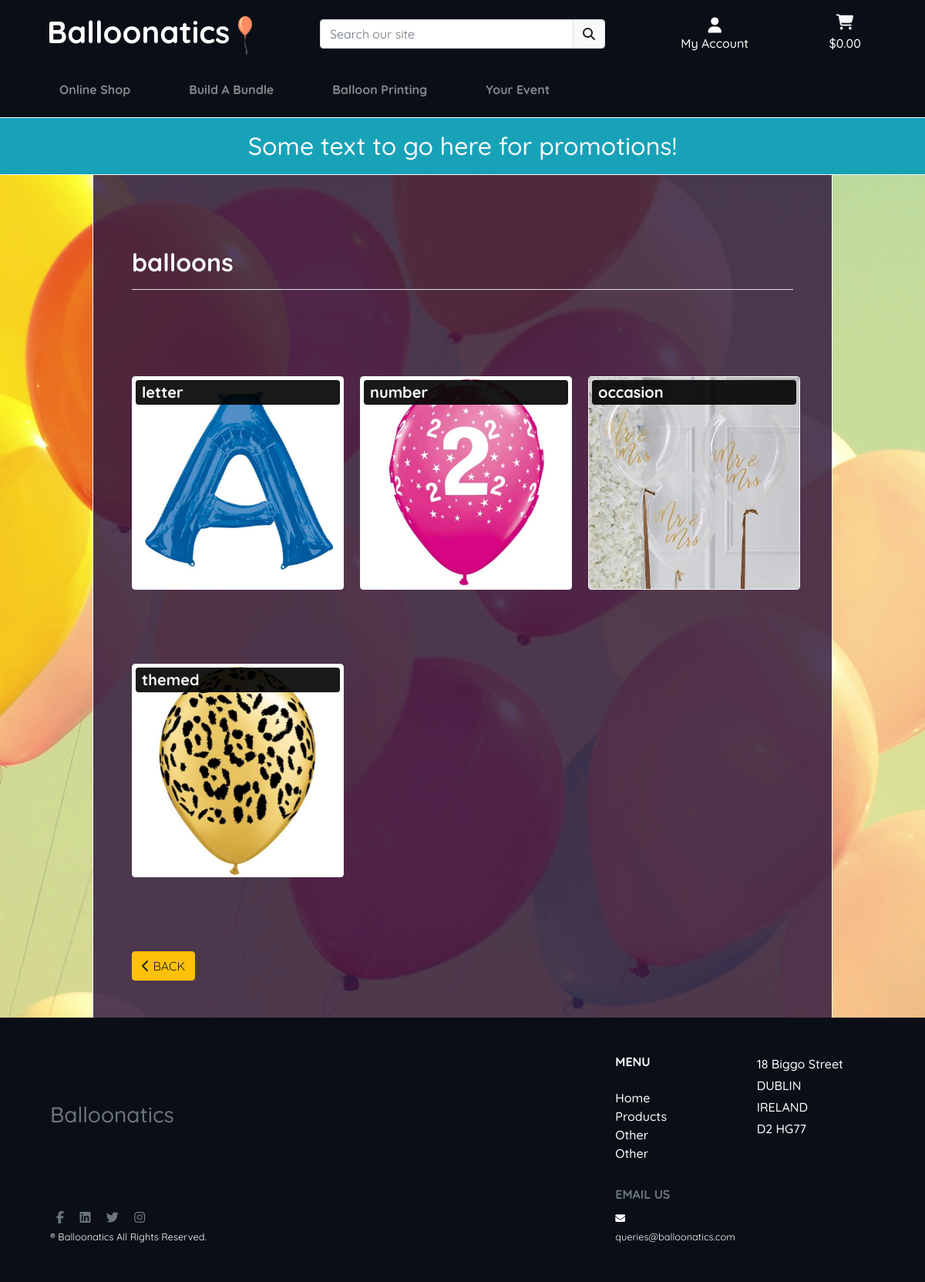
The app's page /products/sub_categories/?category=balloons, older data.
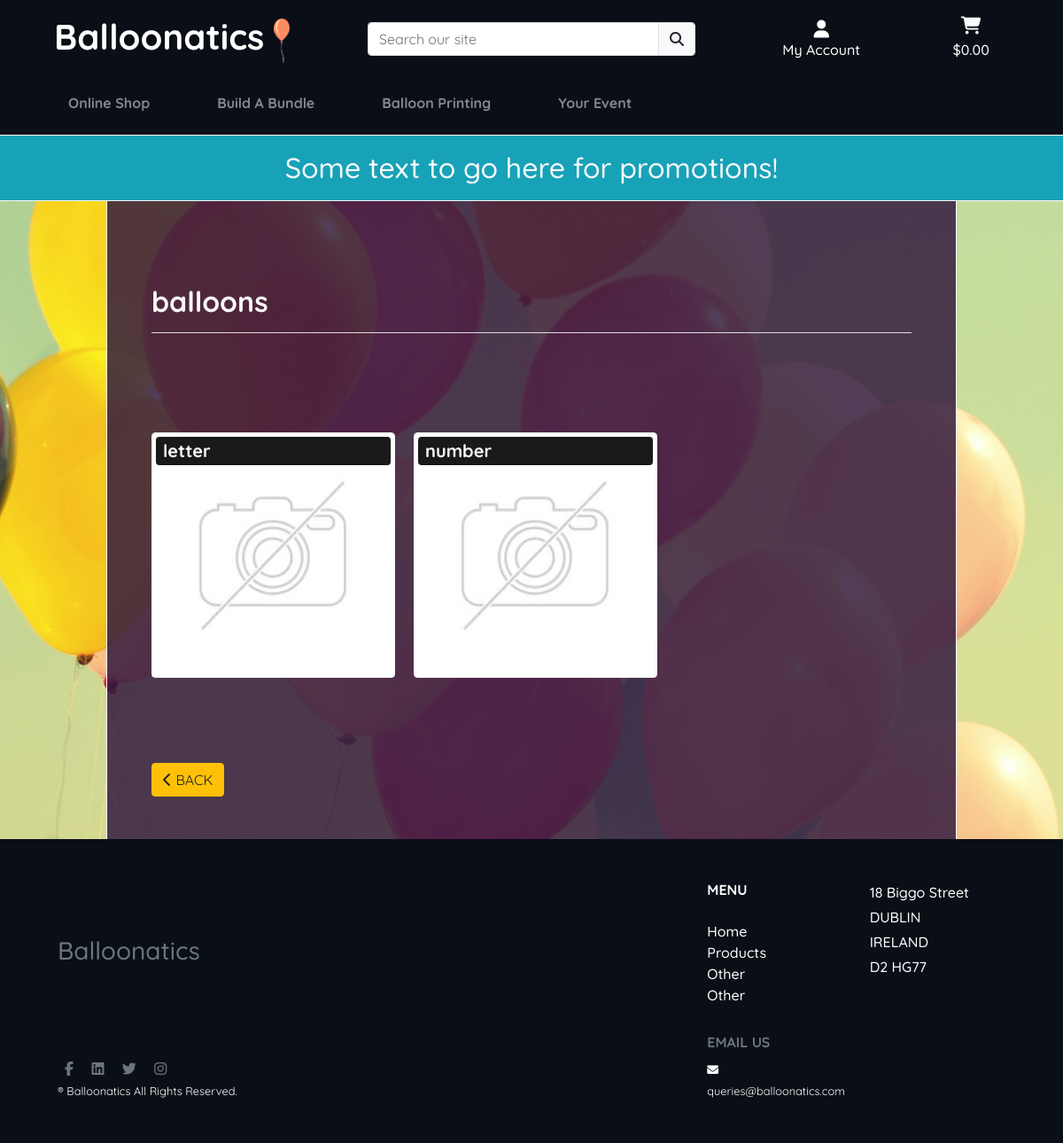
The same page, newer data.
### products/models.py (models this page shows, shortened)
class Sub_Category(models.Model):
    class Meta:
        verbose_name_plural = 'Sub_Categories'
    name = models.CharField(max_length=254)
    display_name = models.CharField(max_length=254, null=True, blank=True)
    image = models.ImageField(null=True, blank=True)

### products/views.py (the view)
# urls.py: path('sub_categories/', views.sub_categories, name='sub_categories'),
def sub_categories(request):
    sub_categories = Sub_Category.objects.all()
    if 'category' in request.GET:
        category = request.GET['category']
        matching_sub_categories = Product.objects.filter(category__name=category).distinct().values('sub_category')
        sub_category_pks = []
        for sc in matching_sub_categories:
            for v in sc.values():
                sub_category_pks.append(v)
        sub_categories = Sub_Category.objects.filter(id__in=sub_category_pks)
    context = {
        "sub_categories": sub_categories,
        'category': category
    }
    return render(request, 'products/sub_categories.html', context)

### cart/contexts.py (called while the page is built, shortened)
def cart_contents(request):
    cart_items = []
    total = 0
    product_count = 0
    delivery = 0.00
    cart = request.session.get('cart', {'products':{},'bundles':{},'custom_prints':{}})
    print(cart)
    if total > 0:
        delivery = round((total * Decimal(
            settings.DELIVERY_SURCHARGE)), 2)
    grand_total = Decimal(total) + Decimal(delivery)
    context = {
        'cart_items': cart_items,
        'total': total,
        'grand_total': grand_total,
        'product_count': product_count,
        'delivery': delivery,
    }
    return context

### home/contexts.py (called while the page is built)
def configure_toasts(request):
    if 'toast_autohide' in request.POST:
        toast_autohide = request.POST['toast_autohide']
    else:
        toast_autohide = settings.TOAST_AUTOHIDE
    if 'toast_delay' in request.POST:
        toast_delay = request.POST['toast_delay']
    else:
        toast_delay = settings.TOAST_DELAY
    return {
        'toast_delay': toast_delay,
        'toast_autohide': toast_autohide
    }

### products/templates/products/sub_categories.html
{% extends 'base.html' %}
{% load static %}
{% block content %}
    <div class="container bg-container-dark text-light">
        <div class="row">
            <div class="col text-center text-lg-left my-5">
                <h2><strong>{{ category }}</strong></h2>
                <hr class="bg-light">
            </div>
        </div>
        <div class="row">
                {% for sub_category in sub_categories %}
                    {% include './includes/card.html' with result=sub_category cntxt='sub_categories' %}
                {% endfor %}
        </div>
        <div class="row mt-5">
            <div class="col-12">
                <a href="{% url 'categories' %}" class="btn btn-warning text-uppercase mb-5"><i class="fas fa-chevron-left"></i> back</a>
            </div>
        </div>
    </div>
{% endblock %}

### products/templates/products/includes/card.html (shortened to what this page needs)
<div class="col-12 col-md-6 col-lg-4">
    <div class="card bg-dark text-light product-card border border-light my-2 my-lg-5">
        <a href="{% if cntxt == 'categories' %}{% url 'sub_categories' %}?category={{ result.name }}{% elif cntxt == 'sub_categories' %}{% url 'products' %}?sub_category={{ result.name }}{% else %}{% url 'product_detail' result.id %}{% endif %}" class="text-dark">
            {% if result.image %}
                <img src="{{ result.image.url }}" class="card-img-top img-fluid" alt="{{ result.name }}">
            {% else %}
                <img src="{{MEDIA_URL}}noimage.png" class="card-img-top img-fluid" alt="{{ result.name }}">
            {% endif %}
            <div class="card-img-overlay">
                <div style="background-color: rgba(0, 0, 0, 0.9)" class="pl-2 py-1 rounded-3">
                    <h5 class="card-title mb-0 text-light"><strong>{{ result.name }}</strong></h5>
                </div>
            </div>
        </a>
    </div>
</div>

Row changes from the older to the newer data that the page shows:
no longer on this page (row edited): Sub_Category: image (picture), name "occasion"
no longer on this page (row edited): Sub_Category: image (picture), name "themed"
changed Sub_Category "letter": image: picture removed
changed Sub_Category "number": image: picture removed
